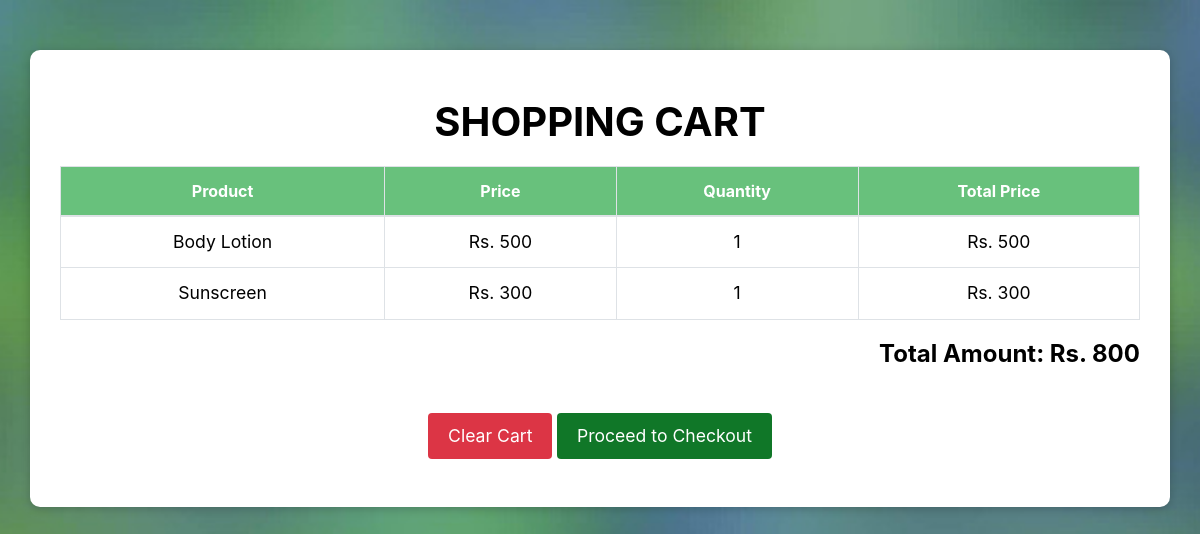
The app's page /cart (signed in) with its own data.
### home/models.py (models this page shows)
class Product(models.Model):
    product_name = models.CharField(max_length=255)
    product_qty = models.IntegerField()
    unit_price = models.IntegerField()
    product_image = models.ImageField(upload_to='products/', blank=True, null=True)
    product_status = models.BooleanField(default=True)

### home/views.py (the view)
# urls.py: path('cart', cart, name='cart'),  # Ensure user_id is part of the path
def cart(request):
    cart = Product_cart.objects.filter(user_id=request.user)
    total_amount = 0
    cart_data = []
    for item in cart:
        item_total = item.product_id.unit_price * item.product_qty
        cart_data.append({
            'product_name': item.product_id.product_name,
            'unit_price': item.product_id.unit_price,
            'quantity': item.product_qty,
            'item_total': item_total,
        })
        total_amount += item_total
    return render(request, 'cart.html', {
        'cart': cart_data,
        'total_amount': total_amount,
    })

### templates/cart.html (shortened to what this page needs)
{% load static %}
<!DOCTYPE html>
<html lang="en">
<head>
    <link rel="stylesheet" href="https://stackpath.bootstrapcdn.com/bootstrap/4.5.2/css/bootstrap.min.css">
</head>
<body>
    <div class="container py-5">
        <h1 class="text-center">SHOPPING CART</h1>
        {% if cart %}
    <table class="table table-bordered">
        <thead>
            <tr>
                <th>Product</th>
                <th>Price</th>
                <th>Quantity</th>
                <th>Total Price</th>
            </tr>
        </thead>
        <tbody>
            {% for item in cart %}
            <tr>
                <td>{{ item.product_name }}</td>
                <td>Rs. {{ item.unit_price }}</td>
                <td>{{ item.quantity }}</td>
                <td>Rs. {{ item.item_total}}</td>
            </tr>
            {% endfor %}
        </tbody>
    </table>
    <h4 class="text-right">Total Amount: Rs. {{ total_amount }}</h4>
    <div class="text-center mt-4">
        <form action="{% url 'clear_cart' user_id=request.user.id %}" method="post" style="display:inline;">
            <button type="submit" class="btn btn-danger" onclick="return confirm('Are you sure you want to clear the cart?');">Clear Cart</button>
        </form>
        <form action="{% url 'checkout'  %}" method="post" style="display:inline;">
            <button type="submit" class="btn btn-primary">Proceed to Checkout</button>
        </form>
    </div>
{% endif %}
    </div>
</body>
</html>

### records on screen
Product: product_name "Body Lotion", unit_price "500", quantity "1", item_total "500"
Product: product_name "Sunscreen", unit_price "300", quantity "1", item_total "300"

### other values on screen
{{ total_amount }} "800"
